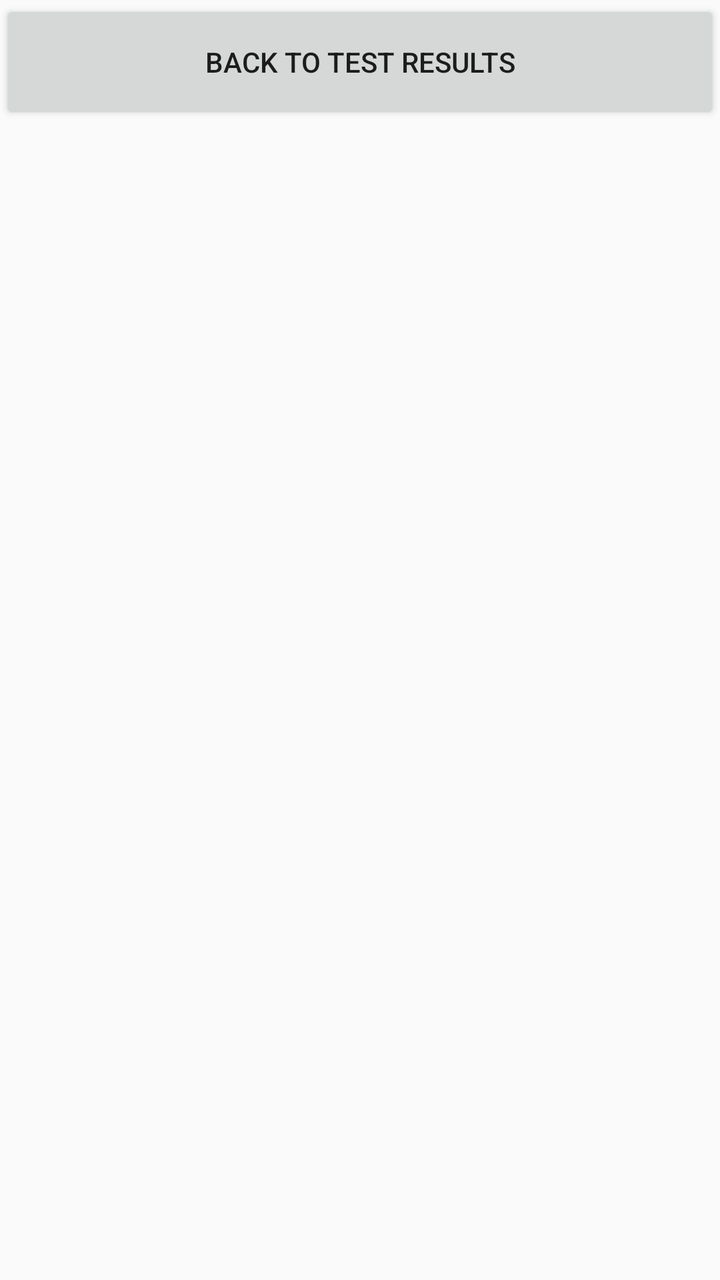
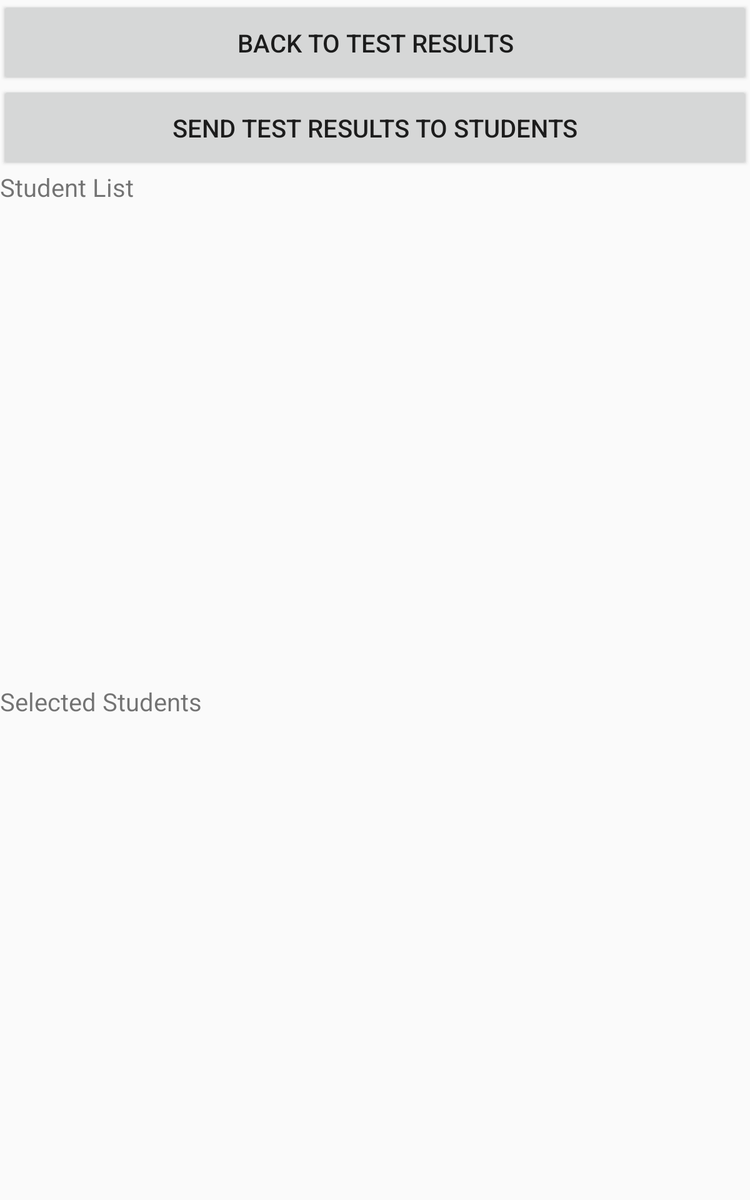

An Android layout and its configuration variant, each rendered on a device that would load it. The default file and the variant file are quoted in full after the pictures.
<!-- AndroidManifest.xml: application theme Theme.MathTestApp -->
<!-- res/layout/student_email_recycler.xml -->
<?xml version="1.0" encoding="utf-8"?>
<LinearLayout xmlns:android="http://schemas.android.com/apk/res/android"
    android:layout_width="match_parent"
    android:layout_height="match_parent"
    android:orientation="vertical"
    android:id="@+id/studentEmailRecycler">

    <Button
        android:id="@+id/backToMenu"
        android:layout_width="match_parent"
        android:layout_height="30dp"
        android:layout_weight="1"
        android:text="back to Test results"/>

    <androidx.recyclerview.widget.RecyclerView
        android:id="@+id/viewEmailStudents"
        android:layout_width="match_parent"
        android:layout_height="0dp"
        android:layout_weight="9"
        android:orientation="vertical">
    </androidx.recyclerview.widget.RecyclerView>

    <androidx.recyclerview.widget.RecyclerView
        android:id="@+id/selectEmailStudents"
        android:layout_width="match_parent"
        android:layout_height="0dp"
        android:layout_weight="9"
        android:orientation="vertical">
    </androidx.recyclerview.widget.RecyclerView>


</LinearLayout >
<!-- resources referenced by this layout -->
<resources>
  <style name="Theme.MathTestApp" parent="Theme.AppCompat.Light.DarkActionBar">
          
          <item name="colorPrimary">@color/purple_500</item>
          <item name="colorPrimaryDark">@color/purple_700</item>
          <item name="colorAccent">@color/teal_200</item>
          
      </style>
</resources>
<!-- res/layout-sw600dp/student_email_recycler.xml (the author's variant of the layout above) -->
<!-- drawn on a 7-inch tablet held upright -->
<?xml version="1.0" encoding="utf-8"?>
<LinearLayout xmlns:android="http://schemas.android.com/apk/res/android"
    android:layout_width="match_parent"
    android:layout_height="match_parent"
    android:orientation="vertical"
    android:id="@+id/studentEmailRecycler">

    <Button
        android:id="@+id/backToMenu"
        android:layout_width="match_parent"
        android:layout_height="30dp"
        android:textSize="20dp"
        android:layout_weight="1"
        android:text="back to Test results"/>

    <Button
        android:id="@+id/sendResults"
        android:layout_width="match_parent"
        android:layout_height="30dp"
        android:textSize="20dp"
        android:layout_weight="1"
        android:text="Send Test Results to Students"/>

    <TextView
        android:id="@+id/studentListText"
        android:layout_width="match_parent"
        android:layout_height="30dp"
        android:textSize="20dp"
        android:layout_weight="1"
        android:text="Student List"/>

    <androidx.recyclerview.widget.RecyclerView
        android:id="@+id/viewEmailStudents"
        android:layout_width="match_parent"
        android:layout_height="0dp"
        android:layout_weight="9"
        android:orientation="vertical">
    </androidx.recyclerview.widget.RecyclerView>

    <TextView
        android:id="@+id/selectedListText"
        android:layout_width="match_parent"
        android:layout_height="30dp"
        android:textSize="20dp"
        android:layout_weight="1"
        android:text="Selected Students"/>

    <androidx.recyclerview.widget.RecyclerView
        android:id="@+id/selectEmailStudents"
        android:layout_width="match_parent"
        android:layout_height="0dp"
        android:layout_weight="9"
        android:orientation="vertical">
    </androidx.recyclerview.widget.RecyclerView>


</LinearLayout >
